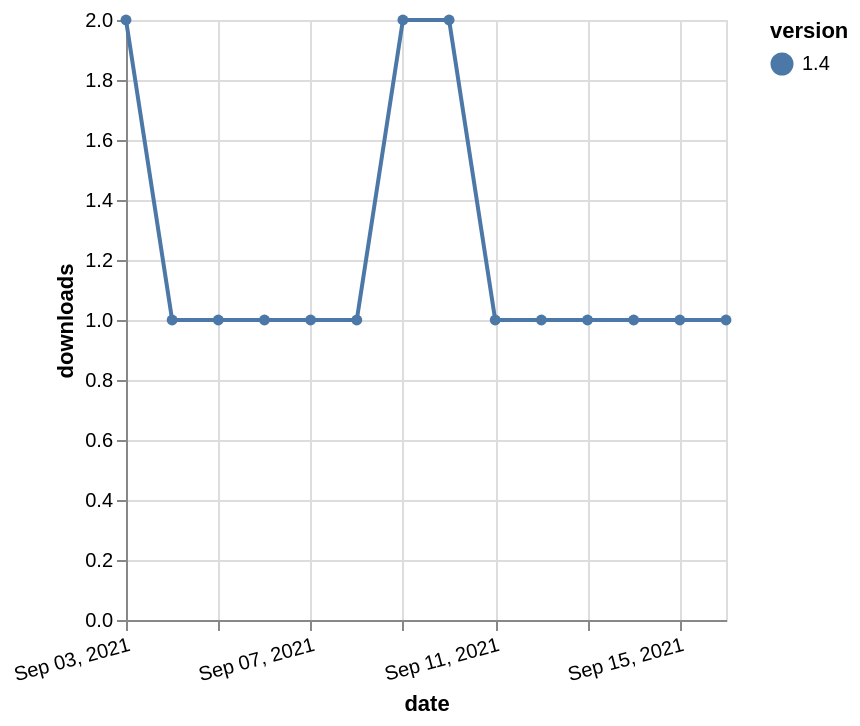

Describe this chart as a Vega-Lite specification.
### Vega-Lite specification from a JSON file in a GitHub repository (floating-point values rounded to 4 significant figures)
{"$schema": "https://vega.github.io/schema/vega-lite/v5.json", "description": "A simple bar chart with embedded data.", "data": {"values": [{"date": "2021-09-03", "total": 115, "delta": 2, "version": "1.4"}, {"date": "2021-09-04", "total": 116, "delta": 1, "version": "1.4"}, {"date": "2021-09-05", "total": 117, "delta": 1, "version": "1.4"}, {"date": "2021-09-06", "total": 118, "delta": 1, "version": "1.4"}, {"date": "2021-09-07", "total": 119, "delta": 1, "version": "1.4"}, {"date": "2021-09-08", "total": 120, "delta": 1, "version": "1.4"}, {"date": "2021-09-09", "total": 122, "delta": 2, "version": "1.4"}, {"date": "2021-09-10", "total": 124, "delta": 2, "version": "1.4"}, {"date": "2021-09-11", "total": 125, "delta": 1, "version": "1.4"}, {"date": "2021-09-12", "total": 126, "delta": 1, "version": "1.4"}, {"date": "2021-09-13", "total": 127, "delta": 1, "version": "1.4"}, {"date": "2021-09-14", "total": 128, "delta": 1, "version": "1.4"}, {"date": "2021-09-15", "total": 129, "delta": 1, "version": "1.4"}, {"date": "2021-09-16", "total": 130, "delta": 1, "version": "1.4"}]}, "width": "container", "mark": {"type": "line", "point": {"filled": true}}, "encoding": {"x": {"field": "date", "type": "temporal", "timeUnit": "yearmonthdate", "title": "date", "axis": {"labelAngle": -15}}, "y": {"field": "delta", "type": "quantitative", "title": "downloads"}, "color": {"field": "version", "type": "nominal"}, "tooltip": {"field": "delta"}}}
